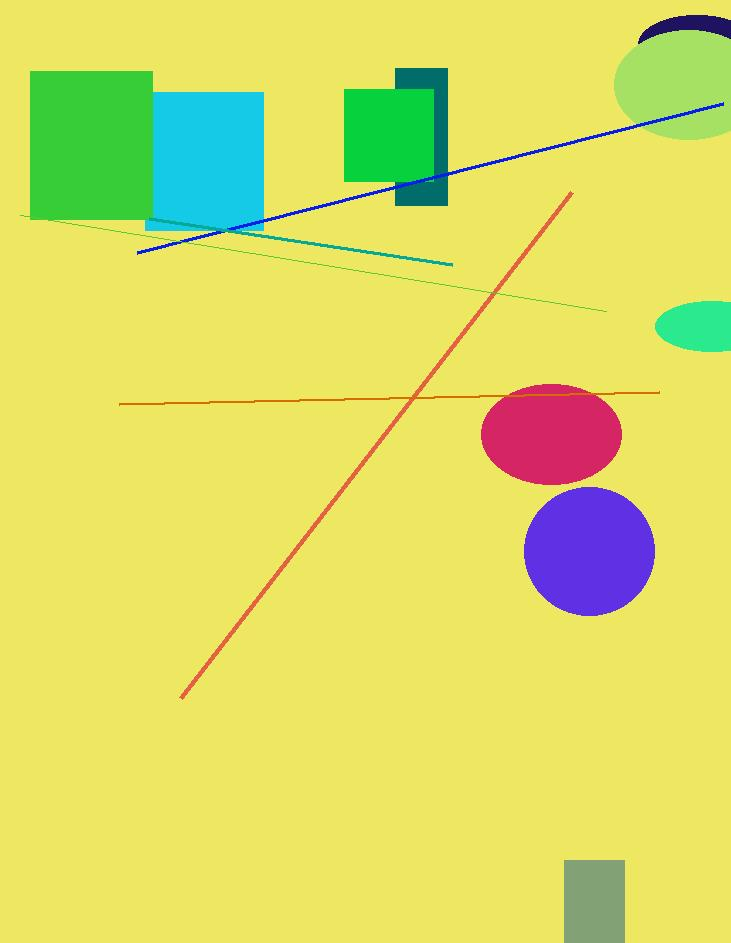
#> input picture frozen_test_images/complex_image_1.jpg, 731 x 943 px
$ python test_single_image.py --image ../frozen_test_images/complex_image_1.jpg
#> lines starting #> are read from the running program, lines starting #| are printed output that depends on the picture
#> in load_image, img is the input picture: PIL image 731x943 RGB; mean R, G, B 216.8, 219.8, 103.2
#| Loaded: complex_image_1.jpg — 731×943 px
### src/methods.py
# src/methods.py
#
# Canonical resize method implementations for IGPhotoResizer.
# Each function takes a PIL Image and target dimensions, and returns a ResizeResult.
# No file I/O here — callers handle loading and saving.

import numpy as np
from PIL import Image
from colorthief import ColorThief
from dataclasses import dataclass
import io


# ---------------------------------------------------------------------------
# ResizeResult dataclass
# ---------------------------------------------------------------------------

@dataclass
class ResizeResult:
    """
    Return type for all resize methods.

    image:       The resized PIL Image at target dimensions
    content_box: (x0, y0, x1, y1) pixel coordinates of the original content
                 within the output image. None means the entire image is content
                 (no padding was added). Used by metrics.py to evaluate only
                 the content region, ignoring any border fill.
    method:      Name of the resize method that produced this result
    metadata:    Optional dict for method-specific diagnostics (scale factor,
                 seams removed, dominant color, etc.)

    Future border methods (edge blur, outpainting) return the same structure —
    content_box always marks where the original content lives regardless of
    what fills the border. This means metrics.py never needs to change.
    """
    image:       Image.Image
    content_box: tuple | None  # (x0, y0, x1, y1) or None
    method:      str
    metadata:    dict = None

    def __post_init__(self):
        if self.metadata is None:
            self.metadata = {}


# ---------------------------------------------------------------------------
# Helper utilities
# ---------------------------------------------------------------------------

def get_dominant_color_from_image(pil_image: Image.Image) -> tuple[int, int, int]:
    """
    Extract the dominant color from a PIL Image using ColorThief.
    ColorThief requires a file path or file-like object, so we serialize
    the image to a bytes buffer first.
    """
    buffer = io.BytesIO()
    pil_image.save(buffer, format="JPEG")
    buffer.seek(0)
    dominant_color = ColorThief(buffer).get_color(quality=1)
    print(f"    Dominant color extracted: RGB{dominant_color}")
    return dominant_color


def compute_scale_factor(
    original_width: int,
    original_height: int,
    target_width: int,
    target_height: int
) -> tuple[int, int]:
    """
    Compute the largest dimensions that fit within (target_width, target_height)
    while preserving the original aspect ratio.

    scale = min(target_width / original_width, target_height / original_height)
    new_width  = floor(original_width  * scale)
    new_height = floor(original_height * scale)

    Using min() ensures neither dimension exceeds its target.
    """
    scale = min(target_width / original_width, target_height / original_height)
    new_width = int(original_width * scale)
    new_height = int(original_height * scale)
    print(f"    Scale factor: {scale:.4f} -> ({original_width}x{original_height}) => ({new_width}x{new_height})")
    return new_width, new_height


# ---------------------------------------------------------------------------
# Method 1: Simple Resize (LANCZOS)
# ---------------------------------------------------------------------------

def simple_resize(
    image: Image.Image,
    target_width: int = 1080,
    target_height: int = 1080
) -> ResizeResult:
    """
    Resize image directly to (target_width, target_height) using LANCZOS resampling.

    Does NOT preserve aspect ratio — a 9:16 portrait photo becomes a squashed
    square. This distortion is intentional: it represents the worst-case naive
    resize and gives us a baseline to compare against.

    content_box is None because the entire output image is content — there is
    no padding, just distortion.
    """
#> called with target_width = 1080, target_height = 1080
    print(f"  [simple_resize] {image.size} -> ({target_width}x{target_height})")
#|   [simple_resize] (731, 943) -> (1080x1080)
    resized = image.resize((target_width, target_height), Image.Resampling.LANCZOS)
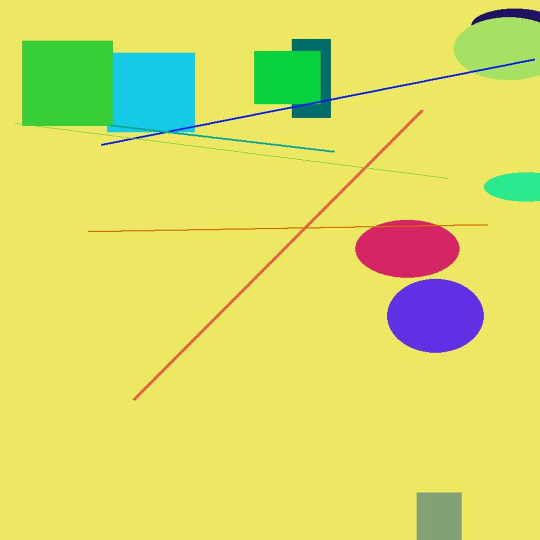
#> resized: PIL image 1080x1080 RGB (shown at 1/2 size); mean R, G, B 216.8, 219.8, 103.2

    return ResizeResult(
        image=resized,
        content_box=None,
        method="simple_resize",
        metadata={"target_width": target_width, "target_height": target_height}
    )


# ---------------------------------------------------------------------------
# Method 2: Padding Resize (aspect-ratio preserving + dominant color fill)
# ---------------------------------------------------------------------------

def padding_resize(
    image: Image.Image,
    target_width: int = 1080,
    target_height: int = 1080
) -> ResizeResult:
    """
    Resize image to fit within target dimensions preserving aspect ratio,
    then fill remaining space with the image's dominant color.

    Returns content_box=(x0, y0, x1, y1) marking exactly where the original
    content was pasted on the canvas. Metrics are evaluated only within this
    box so border pixels never contaminate the quality score.

    Border fill roadmap:
        v1 (current): dominant color flat fill
        v2:           edge-blurred / mirrored fill
        v3:           outpainting via generative model
    All future variants return the same content_box structure.
    """
#> called with target_width = 1080, target_height = 1080
    print(f"  [padding_resize] {image.size} -> ({target_width}x{target_height})")
#|   [padding_resize] (731, 943) -> (1080x1080)

    original_width, original_height = image.size
#> original_width = 731; original_height = 943
    scaled_width, scaled_height = compute_scale_factor(
        original_width, original_height, target_width, target_height
    )
#|     Scale factor: 1.1453 -> (731x943) => (837x1080)
#> scaled_width = 837; scaled_height = 1080

    resized_image = image.resize((scaled_width, scaled_height), Image.Resampling.LANCZOS)

    dominant_color = get_dominant_color_from_image(image)
    canvas = Image.new("RGB", (target_width, target_height), dominant_color)

    x_offset = (target_width - scaled_width) // 2
    y_offset = (target_height - scaled_height) // 2
    canvas.paste(resized_image, (x_offset, y_offset))
    print(f"    Pasted at offset ({x_offset}, {y_offset})")

    content_box = (
        x_offset,
        y_offset,
        x_offset + scaled_width,
        y_offset + scaled_height
    )

    return ResizeResult(
        image=canvas,
        content_box=content_box,
        method="padding_resize",
        metadata={
            "dominant_color": dominant_color,
            "scaled_width":   scaled_width,
            "scaled_height":  scaled_height,
            "x_offset":       x_offset,
            "y_offset":       y_offset,
        }
    )


# ---------------------------------------------------------------------------
# Method 3: Seam Carving (true content-aware resize)
# ---------------------------------------------------------------------------

# [125 lines left out: functions compute_energy_map, find_minimum_energy_seam, remove_seam, seam_carving_resize, not called in this run]


# ---------------------------------------------------------------------------
# Method registry
# ---------------------------------------------------------------------------

METHODS = {
    "simple_resize":       simple_resize,
    "padding_resize":      padding_resize,
    "seam_carving_resize": seam_carving_resize,
}

### src/test_single_image.py
# src/test_single_image.py
#
# Test a single real image through all resize methods and the Instagram pipeline.
# Produces a side-by-side comparison grid with metrics.
#
# Usage:
#   python src/test_single_image.py --image path/to/your/photo.jpg
#   python src/test_single_image.py --image path/to/photo.jpg --no-instagram

import os
import sys
import argparse

import numpy as np
import matplotlib.pyplot as plt
import matplotlib.gridspec as gridspec
from PIL import Image

sys.path.insert(0, os.path.dirname(os.path.dirname(os.path.abspath(__file__))))

from src.methods import simple_resize, padding_resize, METHODS
from src.metrics import compute_all_metrics
from src.instagram import run_instagram_pipeline

# Portfolio palette
PALETTE = {
    "simple_resize":  "#2ABFBF",
    "padding_resize": "#F5C842",
    "background":     "#F7F5F0",
    "text":           "#2C2C2C",
    "accent":         "#F27D9D",
}

TARGET_WIDTH  = 1080
TARGET_HEIGHT = 1080


def load_image(path: str) -> Image.Image:
    img = Image.open(path).convert("RGB")
    print(f"Loaded: {os.path.basename(path)} — {img.size[0]}×{img.size[1]} px")
    return img


def run_single_image_test(
    image_path: str,
    include_instagram: bool = True,
    output_dir: str = None
):
    image_name = os.path.basename(image_path)
    original   = load_image(image_path)

    if output_dir is None:
        output_dir = os.path.join(
            os.path.dirname(os.path.dirname(os.path.abspath(__file__))),
            "results", "single_image_tests"
        )
    os.makedirs(output_dir, exist_ok=True)

    # ---------------------------------------------------------------------------
    # Run methods
    # ---------------------------------------------------------------------------
    print("\nRunning resize methods...")
    simple_result  = simple_resize(original, TARGET_WIDTH, TARGET_HEIGHT)
    padding_result = padding_resize(original, TARGET_WIDTH, TARGET_HEIGHT)

    results = {}

    print("\nComputing preprocessing metrics...")
    results["simple_resize"] = {
        "result":         simple_result,
        "metrics_pre":    compute_all_metrics(original, simple_result,
                                              "simple_resize", image_name),
        "metrics_ig":     None,
        "ig_image":       None,
    }
    results["padding_resize"] = {
        "result":         padding_result,
        "metrics_pre":    compute_all_metrics(original, padding_result,
                                              "padding_resize", image_name),
        "metrics_ig":     None,
        "ig_image":       None,
    }

    if include_instagram:
        print("\nRunning Instagram pipeline...")
        for method_name, data in results.items():
            ig_image = run_instagram_pipeline(data["result"], post_type="portrait")
            data["ig_image"]   = ig_image
            data["metrics_ig"] = compute_all_metrics(
                original, ig_image, method_name + "+instagram", image_name
            )

    # ---------------------------------------------------------------------------
    # Print results table
    # ---------------------------------------------------------------------------
    print("\n" + "="*65)
    print(f"RESULTS: {image_name}")
    print(f"Original dimensions: {original.size[0]}×{original.size[1]}")
    print("="*65)

    header = f"{'Metric':<12} {'Simple (pre)':>14} {'Padding (pre)':>14}"
    if include_instagram:
        header += f" {'Simple (IG)':>12} {'Padding (IG)':>13}"
    print(header)
    print("-" * len(header))

    for metric, label in [("ssim", "SSIM"), ("psnr_db", "PSNR (dB)"), ("mse", "MSE")]:
        s_pre = results["simple_resize"]["metrics_pre"][metric]
        p_pre = results["padding_resize"]["metrics_pre"][metric]

        if metric == "ssim":
            row = f"{label:<12} {s_pre:>14.6f} {p_pre:>14.6f}"
        elif metric == "psnr_db":
            row = f"{label:<12} {s_pre:>14.2f} {p_pre:>14.2f}"
        else:
            row = f"{label:<12} {s_pre:>14.4f} {p_pre:>14.4f}"

        if include_instagram:
            s_ig = results["simple_resize"]["metrics_ig"][metric]
            p_ig = results["padding_resize"]["metrics_ig"][metric]
            if metric == "ssim":
                row += f" {s_ig:>12.6f} {p_ig:>13.6f}"
            elif metric == "psnr_db":
                row += f" {s_ig:>12.2f} {p_ig:>13.2f}"
            else:
                row += f" {s_ig:>12.4f} {p_ig:>13.4f}"
        print(row)

    print("="*65)

    # ---------------------------------------------------------------------------
    # Visualization
    # ---------------------------------------------------------------------------
    print("\nGenerating comparison grid...")

    fig = plt.figure(figsize=(20, 10))
    fig.patch.set_facecolor(PALETTE["background"])

    # Layout: 2 rows × 4 cols
    # Col 0: original (spans both rows)
    # Col 1: preprocessed (row 0 = simple, row 1 = padding)
    # Col 2: after instagram (row 0 = simple, row 1 = padding)
    # Col 3: difference map (row 0 = simple, row 1 = padding)

    gs = gridspec.GridSpec(
        2, 4, figure=fig,
        hspace=0.35, wspace=0.08,
        width_ratios=[1, 1, 1, 1]
    )

    def add_image_panel(ax, img, title, subtitle="", border_color=None):
        ax.imshow(np.array(img))
        ax.set_title(title, fontsize=10, fontweight="bold",
                     color=PALETTE["text"], pad=6)
        if subtitle:
            ax.text(0.5, -0.06, subtitle, transform=ax.transAxes,
                    ha="center", fontsize=8.5, color=PALETTE["text"])
        ax.axis("off")
        if border_color:
            for spine in ax.spines.values():
                spine.set_visible(True)
                spine.set_edgecolor(border_color)
                spine.set_linewidth(3)

    # Col 0: original spanning both rows
    ax_orig = fig.add_subplot(gs[:, 0])
    add_image_panel(
        ax_orig, original,
        "Original",
        f"{original.size[0]}×{original.size[1]}"
    )

    for row, (method_name, color, label) in enumerate([
        ("simple_resize",  PALETTE["simple_resize"],  "Simple Resize"),
        ("padding_resize", PALETTE["padding_resize"], "Padding Resize"),
    ]):
        data   = results[method_name]
        m_pre  = data["metrics_pre"]
        pre_img = data["result"].image

        # Col 1: preprocessed
        ax_pre = fig.add_subplot(gs[row, 1])
        add_image_panel(
            ax_pre, pre_img,
            label,
            f"SSIM {m_pre['ssim']:.4f} | PSNR {m_pre['psnr_db']:.1f}dB",
            border_color=color
        )

        if include_instagram:
            ig_img = data["ig_image"]
            m_ig   = data["metrics_ig"]

            # Col 2: after Instagram
            ax_ig = fig.add_subplot(gs[row, 2])
            add_image_panel(
                ax_ig, ig_img,
                f"{label} + Instagram",
                f"SSIM {m_ig['ssim']:.4f} | PSNR {m_ig['psnr_db']:.1f}dB",
                border_color=color
            )

            # Col 3: difference map
            ax_diff = fig.add_subplot(gs[row, 3])
            orig_arr = np.array(
                original.resize(ig_img.size, Image.Resampling.LANCZOS),
                dtype=np.float32
            )
            ig_arr   = np.array(ig_img, dtype=np.float32)
            diff     = np.abs(orig_arr - ig_arr).mean(axis=2)
            diff_norm = diff / diff.max() if diff.max() > 0 else diff
            ax_diff.imshow(diff_norm, cmap="hot", vmin=0, vmax=1)
            ax_diff.set_title(
                f"Difference Map\n{label}",
                fontsize=10, fontweight="bold",
                color=PALETTE["text"], pad=6
            )
            ax_diff.axis("off")

    fig.suptitle(
        f"Resize Method Comparison: {image_name}\n"
        f"Original: {original.size[0]}×{original.size[1]}  →  "
        f"Target: {TARGET_WIDTH}×{TARGET_HEIGHT}",
        fontsize=13, fontweight="bold",
        color=PALETTE["text"], y=1.02
    )

    stem        = os.path.splitext(image_name)[0]
    output_path = os.path.join(output_dir, f"{stem}_comparison.png")
    plt.savefig(output_path, dpi=150, bbox_inches="tight",
                facecolor=PALETTE["background"])
    plt.close()
    print(f"\nComparison grid saved to: {output_path}")
    return output_path


# ---------------------------------------------------------------------------
# CLI
# ---------------------------------------------------------------------------

if __name__ == "__main__":
    parser = argparse.ArgumentParser(
        description="Test a single image through all resize methods"
    )
    parser.add_argument(
        "--image", required=True,
        help="Path to the image file to test"
    )
    parser.add_argument(
        "--no-instagram", action="store_true",
        help="Skip Instagram pipeline simulation"
    )
    parser.add_argument(
        "--output-dir", default=None,
        help="Directory to save results (default: results/single_image_tests/)"
    )
    args = parser.parse_args()

    run_single_image_test(
        image_path=args.image,
        include_instagram=not args.no_instagram,
        output_dir=args.output_dir
    )
#> (the call stopped at in get_dominant_color_from_image, `dominant_color = ColorThief(buffer).get_color(quality=1)`: colorthief is not available in this run)

$ run again, on frozen_test_images/complex_image_11.jpg
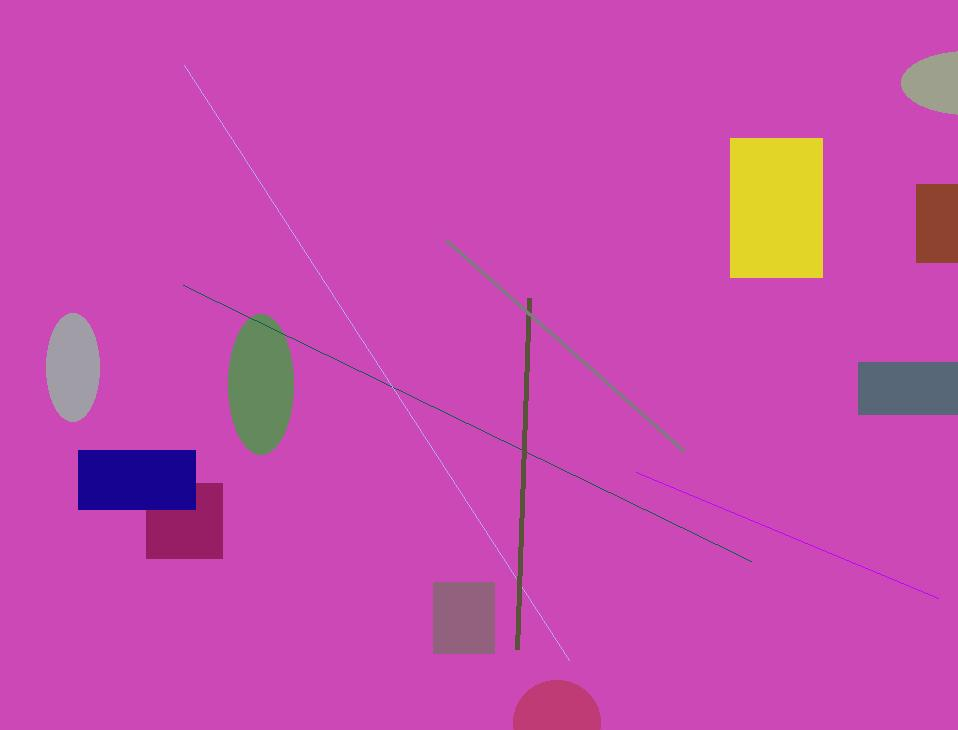
#> input picture frozen_test_images/complex_image_11.jpg, 958 x 730 px
#> in load_image, img is the input picture: PIL image 958x730 RGB; mean R, G, B 198.5, 75.7, 175.1
#| Loaded: complex_image_11.jpg — 958×730 px
#|   [simple_resize] (958, 730) -> (1080x1080)
#> in simple_resize, `resized = image.resize((target_width, target_height), Image.Resampling..`:
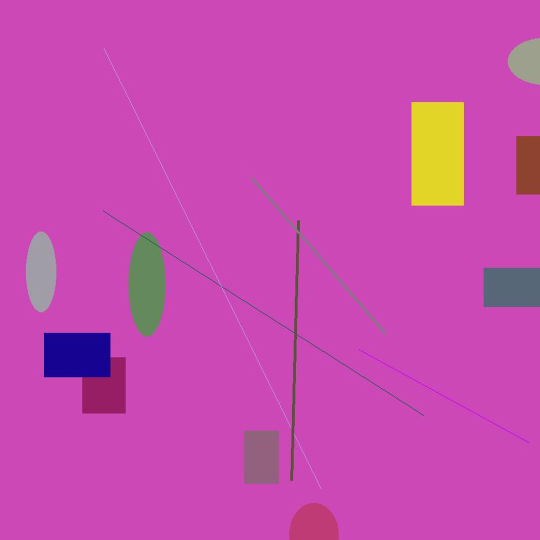
#> resized: PIL image 1080x1080 RGB (shown at 1/2 size); mean R, G, B 198.5, 75.7, 175.1
#|   [padding_resize] (958, 730) -> (1080x1080)
#|     Scale factor: 1.1273 -> (958x730) => (1080x822)

$ run again, on frozen_test_images/complex_image_12.jpg
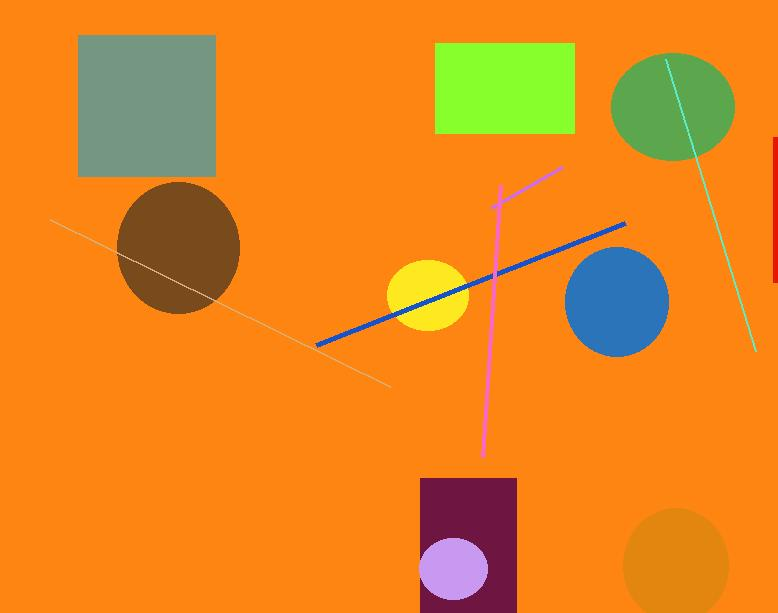
#> input picture frozen_test_images/complex_image_12.jpg, 778 x 613 px
#> in load_image, img is the input picture: PIL image 778x613 RGB; mean R, G, B 229.1, 134.3, 32.1
#| Loaded: complex_image_12.jpg — 778×613 px
#|   [simple_resize] (778, 613) -> (1080x1080)
#> in simple_resize, `resized = image.resize((target_width, target_height), Image.Resampling..`:
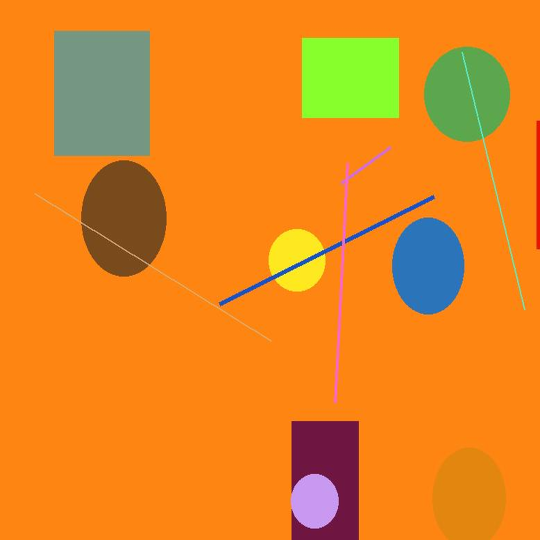
#> resized: PIL image 1080x1080 RGB (shown at 1/2 size); mean R, G, B 229.1, 134.3, 32.1
#|   [padding_resize] (778, 613) -> (1080x1080)
#|     Scale factor: 1.3882 -> (778x613) => (1080x850)
